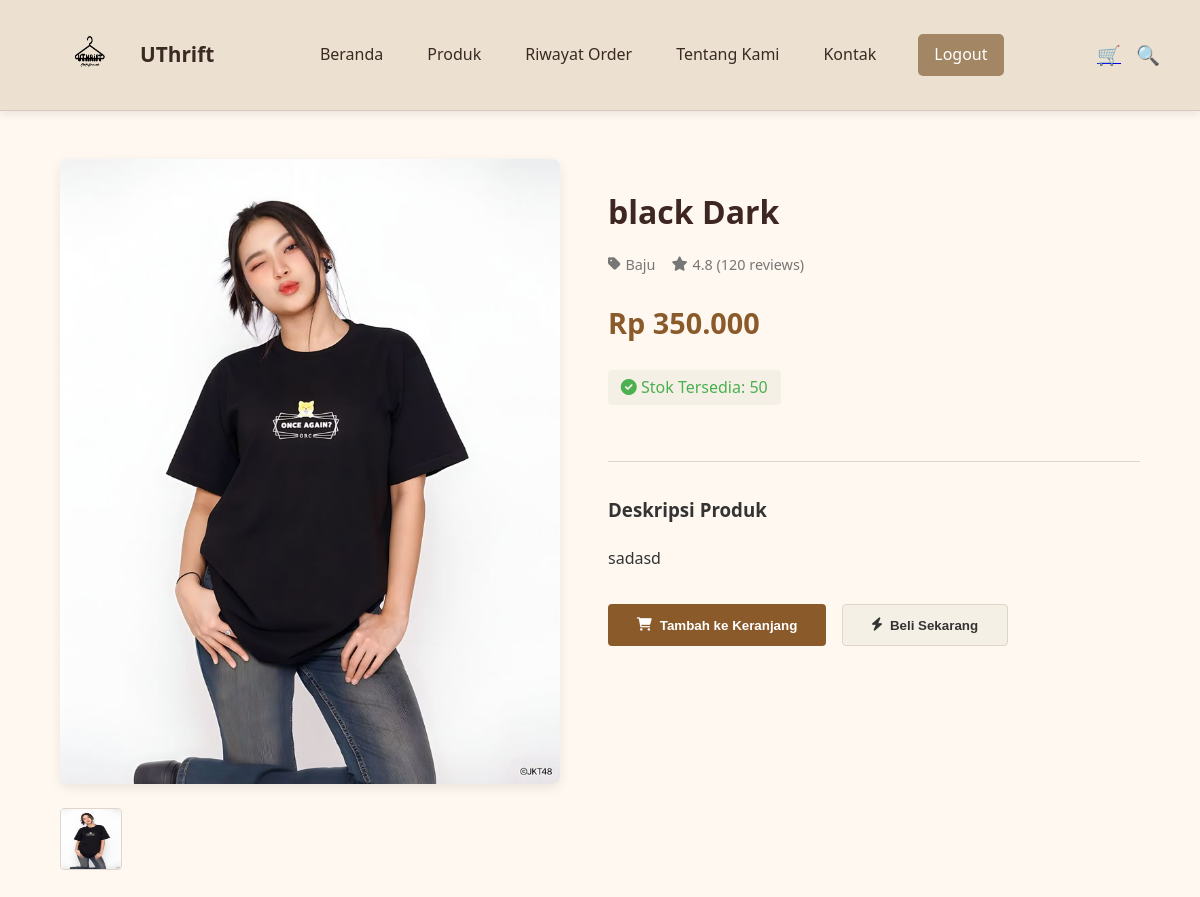
The page /detail_produk.php?id=5 on the database its author committed.
### tables this page shows
CREATE TABLE `products` (
  `id` int(11) NOT NULL,
  `name` varchar(255) NOT NULL,
  `description` text DEFAULT NULL,
  `price` decimal(10,2) NOT NULL,
  `stock` int(11) NOT NULL,
  `category` varchar(100) DEFAULT NULL,
  `image` varchar(255) DEFAULT NULL,
  `created_at` timestamp NOT NULL DEFAULT current_timestamp()
);

### detail_produk.php (the view, shortened to what this page needs)
<?php
include 'navbar.php';
include 'config.php';
$id = $_GET['id'] ?? '';
$stmt = $pdo->prepare("SELECT * FROM products WHERE id = ?");
$stmt->execute([$id]);
$product = $stmt->fetch();
?>
<!DOCTYPE html>
<html lang="id">
<head>
    <link rel="stylesheet" href="https://cdnjs.cloudflare.com/ajax/libs/font-awesome/6.0.0/css/all.min.css">
</head>
<body>
    <section class="product-detail">
        <div class="product-gallery">
            <img src="asset/<?= htmlspecialchars($product['image']) ?>" alt="<?= htmlspecialchars($product['name']) ?>" class="main-image" id="main-image">
            <div class="thumbnail-container">
                <img src="asset/<?= htmlspecialchars($product['image']) ?>" alt="Thumbnail 1" class="thumbnail" data-src="asset/<?= htmlspecialchars($product['image']) ?>">
            </div>
        </div>
        <div class="product-info">
            <h1 class="product-title"><?= htmlspecialchars($product['name']) ?></h1>
            <div class="product-meta">
                <span>
                    <i class="fas fa-tag"></i>
                    <?= htmlspecialchars($product['category']) ?>
                </span>
                <span>
                    <i class="fas fa-star"></i>
                    4.8 (120 reviews)
                </span>
            </div>
            <div class="product-price">
                Rp <?= number_format($product['price'], 0, ',', '.') ?>
            </div>
            <div class="product-stock in-stock">
                <i class="fas fa-check-circle"></i>
                Stok Tersedia: <span id="product-stock"><?= htmlspecialchars($product['stock']) ?></span>
            </div>
            <div class="divider"></div>
            <div class="product-description">
                <h3>Deskripsi Produk</h3>
                <p><?= nl2br(htmlspecialchars($product['description'])) ?></p>
            </div>
            <div class="action-buttons">
                <button class="btn btn-primary" id="open-cart-modal">
                    <i class="fas fa-shopping-cart"></i>
                    Tambah ke Keranjang
                </button>
                <button class="btn btn-secondary" id="open-buy-modal">
                    <i class="fas fa-bolt"></i>
                    Beli Sekarang
                </button>
            </div>
        </div>
    </section>
</body>
</html>

### navbar.php (style rules this page uses)
:root { --primary-color: #a38764; --secondary-color: #ece0d0; --dark-color: #3a2a22; --light-color: #d9cbbb; --search-bg: #f5f0e8; }

### detail_produk.php (style rules this page uses)
:root { --primary: #8B5A2B; --primary-light: #A87C52; --secondary: #F5F0E6; --dark: #3E2723; --light: #FFF8F0; --accent: #D4A76A; --success: #4CAF50; --text: #333333; --text-light: #777777; --border: #E0D5C8; --shadow: 0 4px 12px rgba(0, 0, 0, 0.08); --modal-bg: white; --modal-overlay: rgba(0, 0, 0, 0.5); }
body { font-family: 'Segoe UI', 'Helvetica Neue', sans-serif; background-color: var(--light); color: var(--text); line-height: 1.6; margin: 0; padding: 0; overflow-x: hidden; }
.product-detail { max-width: 1200px; margin: 3rem auto; padding: 0 5%; display: flex; gap: 3rem; flex-wrap: wrap; }
.product-gallery { flex: 1; min-width: 300px; max-width: 500px; }
.main-image { width: 100%; height: auto; border-radius: 8px; box-shadow: var(--shadow); margin-bottom: 1rem; transition: transform 0.3s; }
.thumbnail-container { display: flex; gap: 1rem; }
.thumbnail { width: 60px; height: 60px; border-radius: 4px; cursor: pointer; border: 1px solid var(--border); transition: all 0.3s; }
.product-info { flex: 1; min-width: 300px; }
.product-title { font-size: 2rem; margin-bottom: 1rem; color: var(--dark); }
.product-meta { display: flex; gap: 1rem; margin-bottom: 1.5rem; color: var(--text-light); font-size: 0.9rem; }
.product-meta span { display: flex; align-items: center; gap: 0.3rem; }
.product-price { font-size: 1.8rem; font-weight: 700; color: var(--primary); margin: 1.5rem 0; }
.product-description { margin-bottom: 2rem; color: var(--text); line-height: 1.7; }
.product-stock { display: inline-block; padding: 0.3rem 0.8rem; background-color: var(--secondary); border-radius: 4px; margin-bottom: 1.5rem; font-weight: 500; }
.in-stock { color: var(--success); }
.action-buttons { display: flex; gap: 1rem; margin-top: 2rem; }
.btn { padding: 0.8rem 1.8rem; border: none; border-radius: 4px; font-weight: 600; cursor: pointer; transition: all 0.3s; display: inline-flex; align-items: center; justify-content: center; gap: 0.5rem; }
.btn-primary { background-color: var(--primary); color: white; }
.btn-secondary { background-color: var(--secondary); color: var(--text); border: 1px solid var(--border); }
.divider { height: 1px; background-color: var(--border); margin: 2rem 0; }

### rows shown on the page
products: image (picture), name "black Dark", category "Baju", price "350.000", stock "50", description "sadasd"
